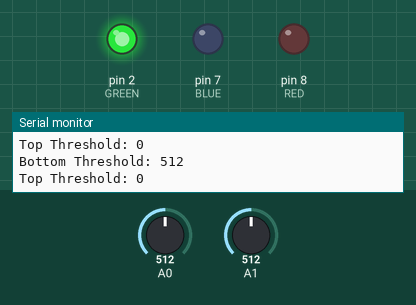
This sketch was run on a simulated Arduino Uno, built with avr-gcc and run on an emulated ATmega328P. Parts: output pins drawn as LEDs (lit = HIGH), the last lines printed to the serial monitor. The test bench sets the inputs (shaded band); at power-on: A0 = 512, A1 = 512.

Above: at 1.2 s.
1.3 s: A0 set to 111
4.3 s: A0 set to 93
5.8 s: A1 set to 109
7.3 s: A1 set to 95
10.3 s: A0 set to 0
At 11.6 s:
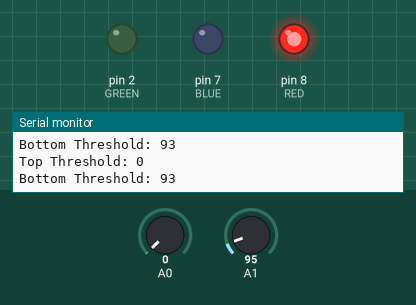
Timing chart, 0 to 12.8 s (numbered marks = the images above; inputs shaded):
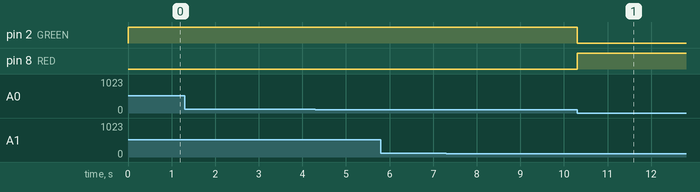

The sketch:

Assign6_AnalogIn.ino
```cpp
#define RED 8
#define GREEN 2
#define BLUE 7

   int topThres = 0;
   int bottomThres = 0;

void setup() {
  // put your setup code here, to run once:
   pinMode(RED, OUTPUT);
   pinMode(GREEN, OUTPUT);
   pinMode(BLUE, OUTPUT);

   Serial.begin(9600);


}

void loop() {
  // put your main code here, to run repeatedly:
    char button=' ';
  int b=analogRead(A1);
  int value = analogRead(A0);


  if (b > 1000){
    button=' ';
  } else if (b < 100){
    button='t';
    topThres = value;
  } else if ( (b >450) && (b<550) ){
    button='b';
    bottomThres = value;
  }

  if (value<bottomThres){
    digitalWrite(RED, HIGH);
    digitalWrite(GREEN, LOW);
    digitalWrite(BLUE, LOW);
  }else if (value>bottomThres & value<topThres){
    digitalWrite(BLUE, HIGH);
    digitalWrite(GREEN, LOW);
    digitalWrite(RED, LOW);
  }else if(value>topThres){
    digitalWrite(GREEN, HIGH);
     digitalWrite(BLUE, LOW);
    digitalWrite(RED, LOW);
  }
  Serial.print("Top Threshold: ");
  Serial.println(topThres);
  Serial.print("Bottom Threshold: ");
  Serial.println(bottomThres);


//  Serial.println(analogRead(A0));
 //  delay (1000);
}
```

Measured:
- after the input at 10.3 s, pin 2 (GREEN): HIGH → LOW at once; pin 8 (RED): LOW → HIGH at once
